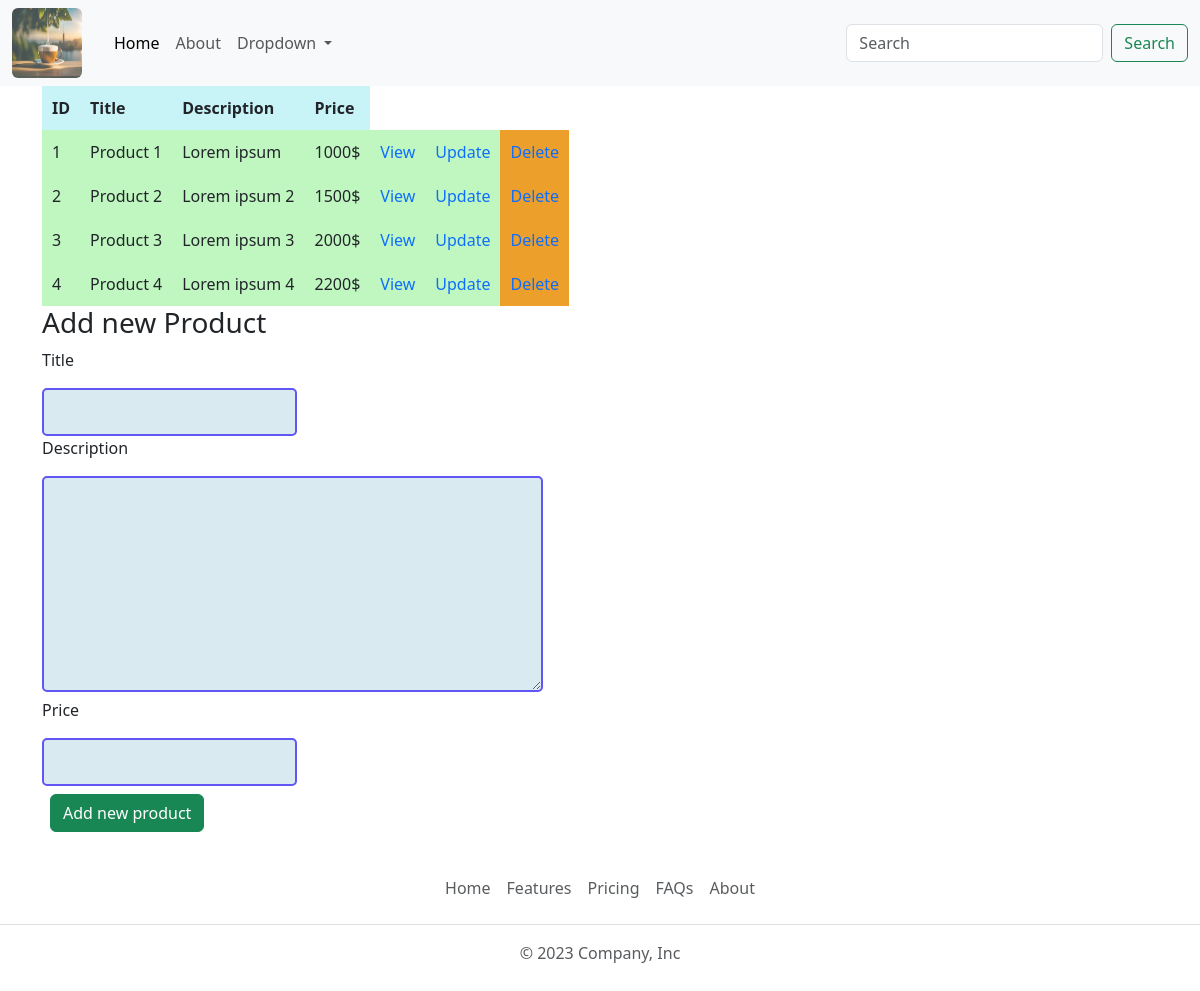
The page / on the database its author committed.
### tables this page shows
CREATE TABLE `products` (
  `id` int(11) NOT NULL,
  `title` varchar(222) DEFAULT NULL,
  `price` int(11) DEFAULT NULL,
  `description` text DEFAULT NULL
);

### index.php (the view)
<?php
require "config/connect.php";
require "view/header.php";
?>
<body>
    <div class="container">
        <table>
            <tr>
                <th>ID</th>
                <th>Title</th>
                <th>Description</th>
                <th>Price</th>
            </tr>
            <?php
                $products = mysqli_query($connect,"SELECT * FROM `products` ");
                $products = mysqli_fetch_all($products);
                foreach($products as $value){
            ?>
            <tr>
                <td><?= $value[0]?></td>
                <td><?= $value[1]?></td>
                <td><?= $value[3]?></td>
                <td><?= $value[2]?>$</td>
                <td id="update"><a class=" link-offset-2 link-underline link-underline-opacity-0"
                        href="product.php?id=<?= $value[0]?>">View</a></td>
                <td id="update"><a class=" link-offset-2 link-underline link-underline-opacity-0"
                        href="update.php?id=<?= $value[0]?>">Update</a></td>
                <td class="delete"><a class=" link-offset-2 link-underline link-underline-opacity-0"
                        href="vendor/delete.php?id=<?= $value[0]?>">Delete</a></td>
            </tr>
            <?php
                }
                ?>
        </table>
        <h3>Add new Product</h3>
        <form action="vendor/create.php" method="post">
            <p>Title</p>
            <input type="text" name="title" required>
            <p>Description</p>
            <textarea name="description" cols="50" rows="8" required></textarea>
            <p>Price</p>
            <input type="number" name="price" required><br>
            <button class="btn btn-success m-2" type="submit">Add new product</button>
        </form>
    </div>
    <?php require "view/footer.php"?>
</body>
</html>

### view/header.php (shortened to what this page needs)
<!DOCTYPE html>
<html lang="en">
    <head>
        <link rel="stylesheet" href="style/style.css">
        <link href="https://cdn.jsdelivr.net/npm/bootstrap@5.3.2/dist/css/bootstrap.min.css" rel="stylesheet"
>
    </head>
    <nav class="navbar navbar-expand-lg bg-body-tertiary">
        <div class="container-fluid">
            <img src="img/img_nav2.png" alt="nav" class="img_nav opacity-75 rounded">
            <div class="collapse navbar-collapse ps-4" id="navbarSupportedContent">
                <ul class="navbar-nav me-auto mb-2 mb-lg-0">
                    <li class="nav-item">
                        <a class="nav-link active" aria-current="page" href="#">Home</a>
                    </li>
                    <li class="nav-item">
                        <a class="nav-link" href="#">About</a>
                    </li>
                    <li class="nav-item dropdown">
                        <a class="nav-link dropdown-toggle" href="#" role="button" data-bs-toggle="dropdown"
                            aria-expanded="false">
                            Dropdown
                        </a>
                    </li>
                </ul>
                <form class="d-flex" role="search">
                    <input class="form-control me-2" type="search" placeholder="Search" aria-label="Search">
                    <button class="btn btn-outline-success" type="submit">Search</button>
                </form>
            </div>
        </div>
    </nav>

### view/footer.php
<footer class="py-1 my-4  ">
    <ul class="nav justify-content-center border-bottom pb-3 mb-3">
        <li class="nav-item"><a href="#" class="nav-link px-2 text-body-secondary">Home</a></li>
        <li class="nav-item"><a href="#" class="nav-link px-2 text-body-secondary">Features</a></li>
        <li class="nav-item"><a href="#" class="nav-link px-2 text-body-secondary">Pricing</a></li>
        <li class="nav-item"><a href="#" class="nav-link px-2 text-body-secondary">FAQs</a></li>
        <li class="nav-item"><a href="#" class="nav-link px-2 text-body-secondary">About</a></li>
    </ul>
    <p class="text-center text-body-secondary">© 2023 Company, Inc</p>
</footer>

### style/style.css (style rules this page uses)
th, td { padding: 10px; }
th { background: rgb(200, 243, 247); }
td { background: rgb(192, 247, 192); }
input, textarea { padding: 10px; margin: 5px; border: 2px solid rgb(97, 86, 245); border-radius: 5px; background: rgb(217, 234, 241); }
button { padding: 10px; margin: 5px; border: 2px solid rgb(97, 86, 245); border-radius: 5px; background: rgb(23, 116, 28); color: aliceblue; }
a { cursor: pointer; text-decoration: none; }
.delete { background: rgb(236, 159, 43); }
.img_nav { height: 70px; width: 70px; }

### rows shown on the page
products: id "1", title "Product 1", description "Lorem ipsum", price "1000"
products: id "2", title "Product 2", description "Lorem ipsum 2", price "1500"
products: id "3", title "Product 3", description "Lorem ipsum 3", price "2000"
products: id "4", title "Product 4", description "Lorem ipsum 4", price "2200"
